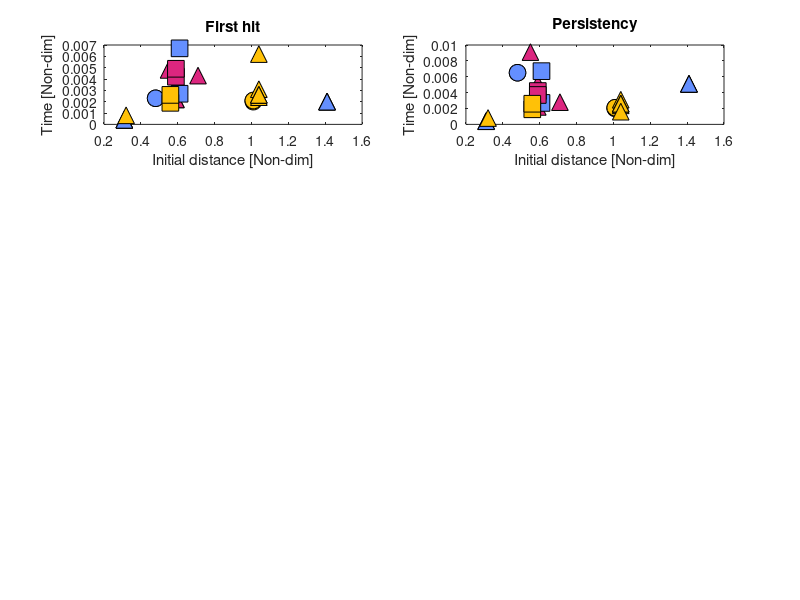

Recreate this plot in MATLAB. (Note: this script raises an error after producing the figure.)
clear all;
close all;

dam0_q10_dist = [0.48, 0.48];
dam0_q10_dcont = [0.90, 0.95];
dam0_q10_theta = [11.513, 11.513];
dam0_q10_fh = [0.0023019, 0.0023017];
dam0_q10_pers = [0.0065044, 0.0065051];
dam0_q20_dist = [1.01, 1.01, 1.01];
dam0_q20_dcont = [0.80, 0.95, 0.975];
dam0_q20_theta = [11.513, 11.513, 11.513];
dam0_q20_fh = [0.0020003, 0.0021003, 0.0021004];
dam0_q20_pers = [0.0020003, 0.0021003, 0.0021004];

dam1_q10_dist = [0.31, 0.31, 0.31, 1.41, 1.41, 1.41];
dam1_q10_dcont = [0.80, 0.85, 0.90, 0.95, 0.9625, 0.975];
dam1_q10_theta = [13.82, 13.82, 13.82, 13.82, 13.82, 13.82];
dam1_q10_fh = [0.00040007, 0.00040015, 0.0004001, 0.0020017, 0.0020015, 0.0020014];
dam1_q10_pers = [0.00040007, 0.00040015, 0.0004001, 0.0051033, 0.0051036, 0.0051036];
dam1_q15_dist = [0.59, 0.59, 0.59, 0.71, 0.55];
dam1_q15_dcont = [0.80, 0.85, 0.95, 0.9625, 0.975];
dam1_q15_theta = [13.82, 13.82, 13.82, 13.82, 13.82];
dam1_q15_fh = [0.002201, 0.0022017, 0.0030035, 0.0043017, 0.0048023];
dam1_q15_pers = [0.002201, 0.0051044, 0.0030035, 0.0028011, 0.0091044];
dam1_q20_dist = [1.04, 1.04, 1.04, 1.04, 0.32, 1.04];
dam1_q20_dcont = [0.80, 0.85, 0.90, 0.95, 0.9625, 0.975];
dam1_q20_theta = [13.82, 13.82, 13.82, 13.82, 13.82, 13.82];
dam1_q20_fh = [0.0024006, 0.0031009, 0.0026005, 2.60E-03, 8.00E-04, 6.20E-03];
dam1_q20_pers = [0.0024006, 0.0031009, 0.0026005, 2.60E-03, 8.00E-04, 1.60E-03];

dam2_q10_dist = [0.61, 0.61];
dam2_q10_dcont = [0.80, 0.975];
dam2_q10_theta = [16.12, 16.12];
dam2_q10_fh = [0.0067058, 0.0027016];
dam2_q10_pers = [0.0067058, 0.0027016];
dam2_q15_dist = [0.59, 0.59];
dam2_q15_dcont = [0.80, 0.975];
dam2_q15_theta = [16.12, 16.12];
dam2_q15_fh = [0.0042027, 0.0049037];
dam2_q15_pers = [0.0042027, 0.0037026];
dam2_q20_dist = [0.56, 0.56];
dam2_q20_dcont = [0.80, 0.975];
dam2_q20_theta = [16.12, 16.12];
dam2_q20_fh = [0.0019007, 0.0026006];
dam2_q20_pers = [0.0019007, 0.0026006];

subplot(4,2,1)
plot(dam0_q10_dist, dam0_q10_fh,'o','MarkerSize',12,...
    'MarkerFaceColor','#648FFF', 'MarkerEdgeColor', '#000000')
hold on
plot(dam0_q20_dist, dam0_q20_fh,'o','MarkerSize',12,...
    'MarkerFaceColor','#FFC107', 'MarkerEdgeColor', '#000000')
plot(dam1_q10_dist, dam1_q10_fh,'^','MarkerSize',12,...
    'MarkerFaceColor','#648FFF', 'MarkerEdgeColor', '#000000')
plot(dam1_q15_dist, dam1_q15_fh,'^','MarkerSize',12,...
    'MarkerFaceColor','#DC267F', 'MarkerEdgeColor', '#000000')
plot(dam1_q20_dist, dam1_q20_fh,'^','MarkerSize',12,...
    'MarkerFaceColor','#FFC107', 'MarkerEdgeColor', '#000000')
plot(dam2_q10_dist, dam2_q10_fh,'square','MarkerSize',12,...
    'MarkerFaceColor','#648FFF', 'MarkerEdgeColor', '#000000')
plot(dam2_q15_dist, dam2_q15_fh,'square','MarkerSize',12,...
    'MarkerFaceColor','#DC267F', 'MarkerEdgeColor', '#000000')
plot(dam2_q20_dist, dam2_q20_fh,'square','MarkerSize',12,...
    'MarkerFaceColor','#FFC107', 'MarkerEdgeColor', '#000000')
hold off
title('First hit')
xlabel('Initial distance [Non-dim]')
ylabel('Time [Non-dim]')
%set(gca,'fontsize', 14) 

subplot(4,2,2)
plot(dam0_q10_dist, dam0_q10_pers,'o','MarkerSize',12,...
    'MarkerFaceColor','#648FFF', 'MarkerEdgeColor', '#000000')
hold on
plot(dam0_q20_dist, dam0_q20_pers,'o','MarkerSize',12,...
    'MarkerFaceColor','#FFC107', 'MarkerEdgeColor', '#000000')
plot(dam1_q10_dist, dam1_q10_pers,'^','MarkerSize',12,...
    'MarkerFaceColor','#648FFF', 'MarkerEdgeColor', '#000000')
plot(dam1_q15_dist, dam1_q15_pers,'^','MarkerSize',12,...
    'MarkerFaceColor','#DC267F', 'MarkerEdgeColor', '#000000')
plot(dam1_q20_dist, dam1_q20_pers,'^','MarkerSize',12,...
    'MarkerFaceColor','#FFC107', 'MarkerEdgeColor', '#000000')
plot(dam2_q10_dist, dam2_q10_pers,'square','MarkerSize',12,...
    'MarkerFaceColor','#648FFF', 'MarkerEdgeColor', '#000000')
plot(dam2_q15_dist, dam2_q15_pers,'square','MarkerSize',12,...
    'MarkerFaceColor','#DC267F', 'MarkerEdgeColor', '#000000')
plot(dam2_q20_dist, dam2_q20_pers,'square','MarkerSize',12,...
    'MarkerFaceColor','#FFC107', 'MarkerEdgeColor', '#000000')
hold off
title('Persistency')
xlabel('Initial distance [Non-dim]')
ylabel('Time [Non-dim]')
ax = gca;
ax.YAxis.Exponent = -3;
%set(gca,'fontsize', 14) 

subplot(4,2,3)
plot(1-dam0_q10_dcont, dam0_q10_fh,'o','MarkerSize',12,...
    'MarkerFaceColor','#648FFF', 'MarkerEdgeColor', '#000000')
hold on
plot(1-dam0_q20_dcont, dam0_q20_fh,'o','MarkerSize',12,...
    'MarkerFaceColor','#FFC107', 'MarkerEdgeColor', '#000000')
plot(1-dam1_q10_dcont, dam1_q10_fh,'^','MarkerSize',12,...
    'MarkerFaceColor','#648FFF', 'MarkerEdgeColor', '#000000')
plot(1-dam1_q15_dcont, dam1_q15_fh,'^','MarkerSize',12,...
    'MarkerFaceColor','#DC267F', 'MarkerEdgeColor', '#000000')
plot(1-dam1_q20_dcont, dam1_q20_fh,'^','MarkerSize',12,...
    'MarkerFaceColor','#FFC107', 'MarkerEdgeColor', '#000000')
plot(1-dam2_q10_dcont, dam2_q10_fh,'square','MarkerSize',12,...
    'MarkerFaceColor','#648FFF', 'MarkerEdgeColor', '#000000')
plot(1-dam2_q15_dcont, dam2_q15_fh,'square','MarkerSize',12,...
    'MarkerFaceColor','#DC267F', 'MarkerEdgeColor', '#000000')
plot(1-dam2_q20_dcont, dam2_q20_fh,'square','MarkerSize',12,...
    'MarkerFaceColor','#FFC107', 'MarkerEdgeColor', '#000000')
hold off
title('First hit')
xlabel('Continent thickness [Non-dim]')
ylabel('Time [Non-dim]')
%set(gca,'fontsize', 14) 

subplot(4,2,4)
plot(1-dam0_q10_dcont, dam0_q10_pers,'o','MarkerSize',12,...
    'MarkerFaceColor','#648FFF', 'MarkerEdgeColor', '#000000')
hold on
plot(1-dam0_q20_dcont, dam0_q20_pers,'o','MarkerSize',12,...
    'MarkerFaceColor','#FFC107', 'MarkerEdgeColor', '#000000')
plot(1-dam1_q10_dcont, dam1_q10_pers,'^','MarkerSize',12,...
    'MarkerFaceColor','#648FFF', 'MarkerEdgeColor', '#000000')
plot(1-dam1_q15_dcont, dam1_q15_pers,'^','MarkerSize',12,...
    'MarkerFaceColor','#DC267F', 'MarkerEdgeColor', '#000000')
plot(1-dam1_q20_dcont, dam1_q20_pers,'^','MarkerSize',12,...
    'MarkerFaceColor','#FFC107', 'MarkerEdgeColor', '#000000')
plot(1-dam2_q10_dcont, dam2_q10_pers,'square','MarkerSize',12,...
    'MarkerFaceColor','#648FFF', 'MarkerEdgeColor', '#000000')
plot(1-dam2_q15_dcont, dam2_q15_pers,'square','MarkerSize',12,...
    'MarkerFaceColor','#DC267F', 'MarkerEdgeColor', '#000000')
plot(1-dam2_q20_dcont, dam2_q20_pers,'square','MarkerSize',12,...
    'MarkerFaceColor','#FFC107', 'MarkerEdgeColor', '#000000')
hold off
title('Persistency')
xlabel('Continent thickness [Non-dim]')
ylabel('Time [Non-dim]')
ax = gca;
ax.YAxis.Exponent = -3;
%set(gca,'fontsize', 14) 

subplot(4,2,5)
plot(dam0_q10_theta, dam0_q10_fh,'o','MarkerSize',12,...
    'MarkerFaceColor','#648FFF', 'MarkerEdgeColor', '#000000')
hold on
plot(dam0_q20_theta, dam0_q20_fh,'o','MarkerSize',12,...
    'MarkerFaceColor','#FFC107', 'MarkerEdgeColor', '#000000')
plot(dam1_q10_theta, dam1_q10_fh,'^','MarkerSize',12,...
    'MarkerFaceColor','#648FFF', 'MarkerEdgeColor', '#000000')
plot(dam1_q15_theta, dam1_q15_fh,'^','MarkerSize',12,...
    'MarkerFaceColor','#DC267F', 'MarkerEdgeColor', '#000000')
plot(dam1_q20_theta, dam1_q20_fh,'^','MarkerSize',12,...
    'MarkerFaceColor','#FFC107', 'MarkerEdgeColor', '#000000')
plot(dam2_q10_theta, dam2_q10_fh,'square','MarkerSize',12,...
    'MarkerFaceColor','#648FFF', 'MarkerEdgeColor', '#000000')
plot(dam2_q15_theta, dam2_q15_fh,'square','MarkerSize',12,...
    'MarkerFaceColor','#DC267F', 'MarkerEdgeColor', '#000000')
plot(dam2_q20_theta, dam2_q20_fh,'square','MarkerSize',12,...
    'MarkerFaceColor','#FFC107', 'MarkerEdgeColor', '#000000')
hold off
title('First hit')
xlabel('\theta_h')
ylabel('Time [Non-dim]')
%set(gca,'fontsize', 14) 

subplot(4,2,6)
plot(dam0_q10_theta, dam0_q10_pers,'o','MarkerSize',12,...
    'MarkerFaceColor','#648FFF', 'MarkerEdgeColor', '#000000')
hold on
plot(dam0_q20_theta, dam0_q20_pers,'o','MarkerSize',12,...
    'MarkerFaceColor','#FFC107', 'MarkerEdgeColor', '#000000')
plot(dam1_q10_theta, dam1_q10_pers,'^','MarkerSize',12,...
    'MarkerFaceColor','#648FFF', 'MarkerEdgeColor', '#000000')
plot(dam1_q15_theta, dam1_q15_pers,'^','MarkerSize',12,...
    'MarkerFaceColor','#DC267F', 'MarkerEdgeColor', '#000000')
plot(dam1_q20_theta, dam1_q20_pers,'^','MarkerSize',12,...
    'MarkerFaceColor','#FFC107', 'MarkerEdgeColor', '#000000')
plot(dam2_q10_theta, dam2_q10_pers,'square','MarkerSize',12,...
    'MarkerFaceColor','#648FFF', 'MarkerEdgeColor', '#000000')
plot(dam2_q15_theta, dam2_q15_pers,'square','MarkerSize',12,...
    'MarkerFaceColor','#DC267F', 'MarkerEdgeColor', '#000000')
plot(dam2_q20_theta, dam2_q20_pers,'square','MarkerSize',12,...
    'MarkerFaceColor','#FFC107', 'MarkerEdgeColor', '#000000')
hold off
title('Persistency')
xlabel('\theta_h')
ylabel('Time [Non-dim]')
ax = gca;
ax.YAxis.Exponent = -3;
%set(gca,'fontsize', 14)

dam0_Q = [10, 10, 20, 20, 20];
dam0_time_ft = [0.0023019, 0.0023017, 0.0020003, 0.0021003, 0.0021004];
dam0_time_pers = [0.0065044, 0.0065051, 0.0020003, 0.0021003, 0.0021004];

dam1_q10_Q = [10, 10, 10, 10, 10, 10];
% dam1_q10_ft = [4, 4, 4, 20, 20, 20];
% dam1_q10_pers = [4, 4, 4, 51, 51, 51];
dam1_q15_Q = [15, 15, 15, 15, 15];
% dam1_q15_ft = [22, 22, 30, 43, 48];
% dam1_q15_pers = [22, 51, 30, 28, 91];
dam1_q20_Q = [20, 20, 20, 20, 20, 20];
% dam1_q20_ft = [24, 31, 26, 26, 8, 62];
% dam1_q20_pers = [24, 31, 26, 26, 8, 16];

dam2_Q = [10, 10, 15, 15, 20, 20];
dam2_time_ft = [0.0067058, 0.0027016, 0.0042027, 0.0049037, ...
    0.0019007, 0.0026006];
dam2_time_pers = [0.0067058, 0.0027016, 0.0042027, 0.0037026, ...
    0.0019007, 0.0026006];

subplot(4,2,7)
% plot(dam0_Q, dam0_time_ft,'o','MarkerSize',10,...
%     'MarkerFaceColor','#000000', 'MarkerEdgeColor', '#000000')
plot(dam0_Q(1:2), dam0_time_ft(1:2),'o','MarkerSize',10,...
    'MarkerFaceColor','#648FFF', 'MarkerEdgeColor', '#000000')
hold on
plot(dam0_Q(3:5), dam0_time_ft(3:5),'o','MarkerSize',10,...
    'MarkerFaceColor','#FFC107', 'MarkerEdgeColor', '#000000')
plot(dam1_q10_Q, dam1_q10_fh,'^','MarkerSize',10,...
    'MarkerFaceColor','#648FFF', 'MarkerEdgeColor', '#000000')
plot(dam1_q15_Q, dam1_q15_fh,'^','MarkerSize',10,...
    'MarkerFaceColor','#DC267F', 'MarkerEdgeColor', '#000000')
plot(dam1_q20_Q, dam1_q20_fh,'^','MarkerSize',10,...
    'MarkerFaceColor','#FFC107', 'MarkerEdgeColor', '#000000')
% plot(dam2_Q, dam2_time_ft,'o','MarkerSize',10,...
%     'MarkerFaceColor','#000000', 'MarkerEdgeColor', '#000000')
plot(dam2_Q(1:2), dam2_time_ft(1:2),'square','MarkerSize',10,...
    'MarkerFaceColor','#648FFF', 'MarkerEdgeColor', '#000000')
plot(dam2_Q(3:4), dam2_time_ft(3:4),'square','MarkerSize',10,...
    'MarkerFaceColor','#DC267F', 'MarkerEdgeColor', '#000000')
plot(dam2_Q(5:6), dam2_time_ft(5:6),'square','MarkerSize',10,...
    'MarkerFaceColor','#FFC107', 'MarkerEdgeColor', '#000000')
hold off
title('First hit')
xlabel('Internal heating rate [Non-dim]')
ylabel('Time [Non-dim]')
%set(gca,'fontsize', 14) 

subplot(4,2,8)
%plot(dam0_Q, dam0_time_pers,'o','MarkerSize',10,...
%    'MarkerFaceColor','#000000', 'MarkerEdgeColor', '#000000')
plot(dam0_Q(1:2), dam0_time_pers(1:2),'o','MarkerSize',10,...
    'MarkerFaceColor','#648FFF', 'MarkerEdgeColor', '#000000')
hold on
plot(dam0_Q(3:5), dam0_time_pers(3:5),'o','MarkerSize',10,...
    'MarkerFaceColor','#FFC107', 'MarkerEdgeColor', '#000000')
plot(dam1_q10_Q, dam1_q10_pers,'^','MarkerSize',10,...
    'MarkerFaceColor','#648FFF', 'MarkerEdgeColor', '#000000')
plot(dam1_q15_Q, dam1_q15_pers,'^','MarkerSize',10,...
    'MarkerFaceColor','#DC267F', 'MarkerEdgeColor', '#000000')
plot(dam1_q20_Q, dam1_q20_pers,'^','MarkerSize',10,...
    'MarkerFaceColor','#FFC107', 'MarkerEdgeColor', '#000000')
% plot(dam2_Q, dam2_time_pers,'o','MarkerSize',10,...
%     'MarkerFaceColor','#000000', 'MarkerEdgeColor', '#000000')
plot(dam2_Q(1:2), dam2_time_pers(1:2),'square','MarkerSize',10,...
    'MarkerFaceColor','#648FFF', 'MarkerEdgeColor', '#000000')
plot(dam2_Q(3:4), dam2_time_pers(3:4),'square','MarkerSize',10,...
    'MarkerFaceColor','#DC267F', 'MarkerEdgeColor', '#000000')
plot(dam2_Q(5:6), dam2_time_pers(5:6),'square','MarkerSize',10,...
    'MarkerFaceColor','#FFC107', 'MarkerEdgeColor', '#000000')
hold off
title('First hit')
xlabel('Internal heating rate [Non-dim]')
ylabel('Time [Non-dim]')
ax = gca;
ax.YAxis.Exponent = -3;
%set(gca,'fontsize', 14) 
